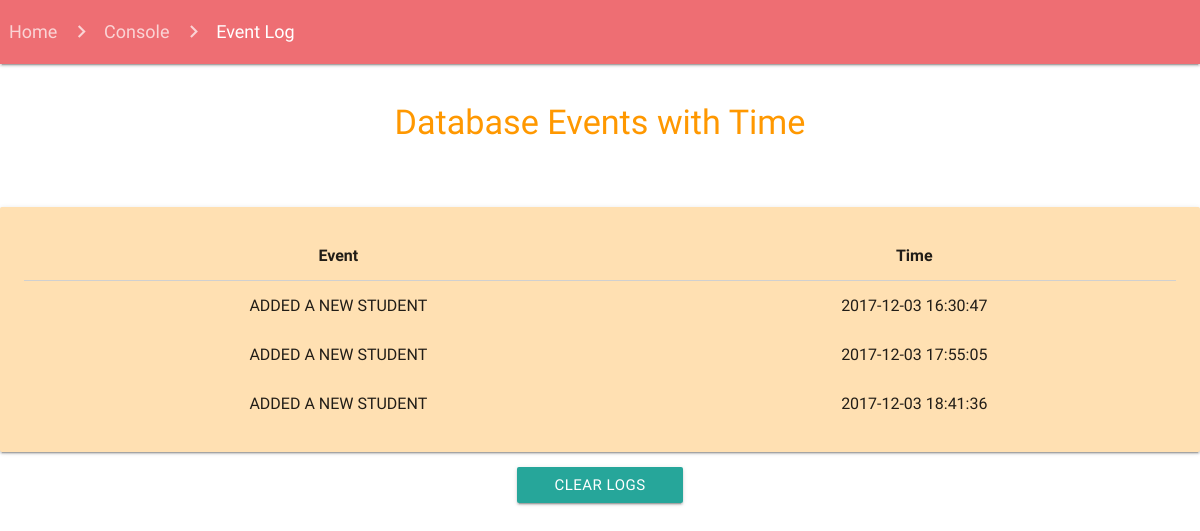
/Blackboards/eventlog.php, run on the app's committed database.
### tables this page shows
CREATE TABLE `EVENT_LOG` (
  `EVENT` varchar(50) NOT NULL,
  `MADE_BY` varchar(50) NOT NULL,
  `TIME` datetime NOT NULL,
  `REMARKS` varchar(30) NOT NULL
);

### Blackboards/eventlog.php (the view, shortened to what this page needs)
<html>
<body>
  <head>
    <link href="../css/MX.css" type="text/css" rel="stylesheet" media="screen,projection"/>
    <link href="../css/style.css" type="text/css" rel="stylesheet" media="screen,projection"/>
  </head>
  <nav>
      <div class="nav-wrapper">
        <div class="col s12">
          <a href="../index.php" class="breadcrumb">&nbsp Home</a>
          <a href="../console.php" class="breadcrumb">Console</a>
          <a href="#!" class="breadcrumb">Event Log</a>
        </div>
      </div>
    </nav>
<br>
<div class="container">
<center><h4 class="orange-text"> Database Events with Time </h4></center>
<br><br>
</div>
<?php
$con = mysqli_connect("localhost","chandanshastri","321654","COLLEGE");
echo "<div class=\"card-panel orange lighten-4\">";
$sql = "SELECT * from EVENT_LOG";
$result = $con->query($sql);
if ($result->num_rows > 0) {
    echo "<table border=\"0\" class=\"centered\"><tbody><thead><tr>
    <th>Event</th>
    <th>Time</th>
  </tr></thead>";
    while($row = $result->fetch_assoc()) {
        echo "<tr><td>".$row["EVENT"]."</td><td>". $row["TIME"]."</td></tr>";
    }
    echo "</tbody></table>";
} else {
    echo "<b><center>Event Log has been recently cleared.</center></b>";
}
echo "</div>";
?>
<form class="col s12" method="post" action="#">
<div class="row">
<center>  <button class="btn waves-effect waves-light" type="submit" name="clear" value="CLR">CLEAR LOGS
</button></center></div>
</form>
</body>
</html>

### data on the page
event_log: EVENT "ADDED A NEW STUDENT", TIME "2017-12-03 16:30:47"
event_log: EVENT "ADDED A NEW STUDENT", TIME "2017-12-03 17:55:05"
event_log: EVENT "ADDED A NEW STUDENT", TIME "2017-12-03 18:41:36"
